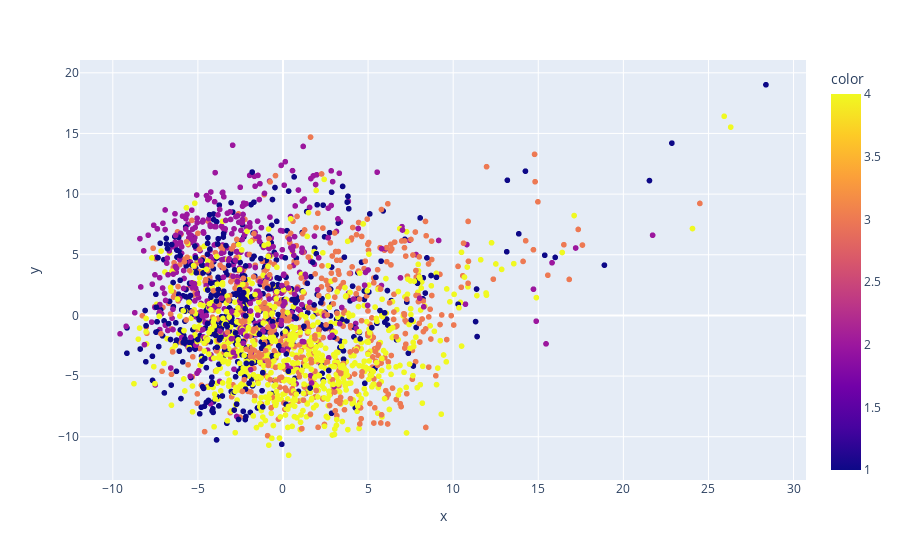

Notebook code for this chart:
### Code cell
pca = KernelPCA(n_components=5, kernel='linear').fit_transform(training_data)
fig = px.scatter(x=pca[:, 0], y=pca[:, 1], color=y)
fig.show()

### Figure 1 — Plotly figure (JSON) as saved in the notebook; plotly's stock layout.template omitted (floating-point values rounded to 4 significant figures; data arrays with more than 128 entries replaced by an {"elided": "..."} marker saying what was removed)
{"data": [{"hovertemplate": "x=%{x}<br>y=%{y}<br>color=%{marker.color}<extra></extra>", "legendgroup": "", "marker": {"color": {"elided": "2282 float values"}, "coloraxis": "coloraxis", "symbol": "circle"}, "mode": "markers", "name": "", "showlegend": false, "x": {"elided": "2282 float values"}, "xaxis": "x", "y": {"elided": "2282 float values"}, "yaxis": "y", "type": "scattergl"}], "layout": {"xaxis": {"anchor": "y", "domain": [0.0, 1.0], "title": {"text": "x"}}, "yaxis": {"anchor": "x", "domain": [0.0, 1.0], "title": {"text": "y"}}, "coloraxis": {"colorbar": {"title": {"text": "color"}}, "colorscale": [[0.0, "#0d0887"], [0.1111, "#46039f"], [0.2222, "#7201a8"], [0.3333, "#9c179e"], [0.4444, "#bd3786"], [0.5556, "#d8576b"], [0.6667, "#ed7953"], [0.7778, "#fb9f3a"], [0.8889, "#fdca26"], [1.0, "#f0f921"]]}, "legend": {"tracegroupgap": 0}, "margin": {"t": 60}}}
